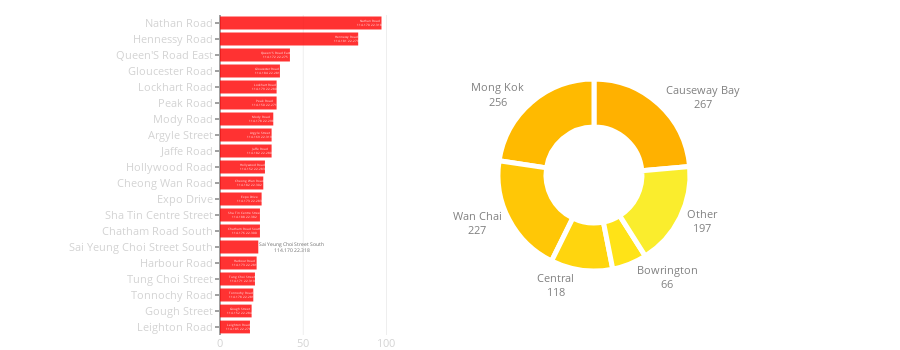

Notebook code cell kept with this figure:
### Code cell
street_area_combine(city_data)

### Figure 1 — Plotly figure (JSON) as saved in the notebook; plotly's stock layout.template omitted (floating-point values rounded to 4 significant figures)
{"data": [{"hoverinfo": "text", "marker": {"color": "red"}, "opacity": 0.8, "orientation": "h", "showlegend": false, "text": ["Nathan Road<br>114.170 22.318", "Hennessy Road<br>114.181 22.279", "Queen'S Road East<br>114.172 22.275", "Gloucester Road<br>114.184 22.281", "Lockhart Road<br>114.179 22.280", "Peak Road<br>114.150 22.271", "Mody Road<br>114.178 22.298", "Argyle Street<br>114.169 22.319", "Jaffe Road<br>114.182 22.280", "Hollywood Road<br>114.152 22.283", "Cheong Wan Road<br>114.182 22.302", "Expo Drive<br>114.173 22.283", "Sha Tin Centre Street<br>114.188 22.382", "Chatham Road South<br>114.176 22.300", "Sai Yeung Choi Street South<br>114.170 22.318", "Harbour Road<br>114.173 22.281", "Tung Choi Street<br>114.171 22.319", "Tonnochy Road<br>114.178 22.281", "Gough Street<br>114.152 22.284", "Leighton Road<br>114.185 22.278"], "type": "bar", "uid": "2997a918-4a5e-11e9-8cb9-3c15c2cf2370", "x": [97, 83, 42, 36, 34, 34, 32, 31, 31, 27, 26, 25, 24, 24, 23, 22, 21, 20, 19, 18], "y": ["Nathan Road", "Hennessy Road", "Queen'S Road East", "Gloucester Road", "Lockhart Road", "Peak Road", "Mody Road", "Argyle Street", "Jaffe Road", "Hollywood Road", "Cheong Wan Road", "Expo Drive", "Sha Tin Centre Street", "Chatham Road South", "Sai Yeung Choi Street South", "Harbour Road", "Tung Choi Street", "Tonnochy Road", "Gough Street", "Leighton Road"]}, {"domain": {"x": [0.1, 1], "y": [0.2, 0.8]}, "hole": 0.5, "hoverinfo": "label+percent+value", "labels": ["Causeway Bay", "Mong Kok", "Wan Chai", "Central", "Bowrington", "Other"], "marker": {"colors": ["#ffb100", "#ffba00", "#ffc706", "#ffd50e", "#ffe317", "#faed2d"], "line": {"color": "white", "width": 5}}, "sort": false, "textfont": {"color": "grey", "size": 11}, "textinfo": "label+value", "textposition": "outside", "type": "pie", "uid": "2997aeac-4a5e-11e9-bda1-3c15c2cf2370", "values": [267, 256, 227, 118, 66, 197]}], "layout": {"height": 350, "hovermode": "closest", "margin": {"b": 15, "l": 220, "r": 0, "t": 15}, "showlegend": false, "width": 900, "xaxis": {"domain": [0, 0.25], "tickfont": {"color": "lightgrey", "size": 11}}, "yaxis": {"autorange": "reversed", "domain": [0, 1], "tickfont": {"color": "lightgrey", "size": 11}, "ticklen": 4}}}
